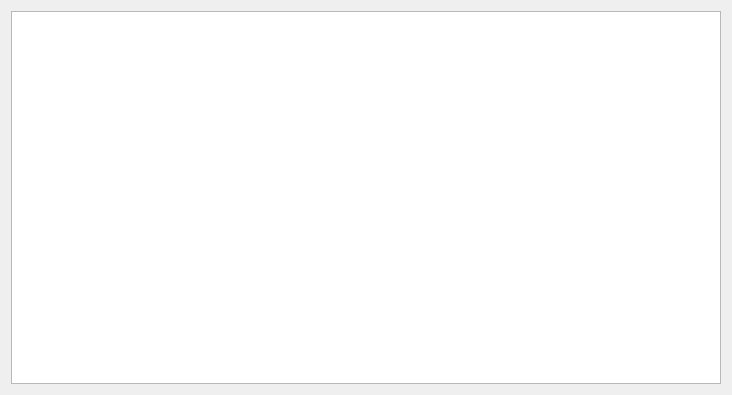
<?xml version="1.0" encoding="UTF-8"?>
<ui version="4.0">
 <class>QSearchDialog</class>
 <widget class="QDialog" name="QSearchDialog">
  <property name="geometry">
   <rect>
    <x>0</x>
    <y>0</y>
    <width>732</width>
    <height>395</height>
   </rect>
  </property>
  <property name="windowTitle">
   <string>Dialog</string>
  </property>
  <layout class="QVBoxLayout" name="verticalLayout">
   <item>
    <widget class="QTableWidget" name="search_tbl">
     <property name="editTriggers">
      <set>QAbstractItemView::NoEditTriggers</set>
     </property>
    </widget>
   </item>
  </layout>
 </widget>
 <resources/>
 <connections/>
</ui>
